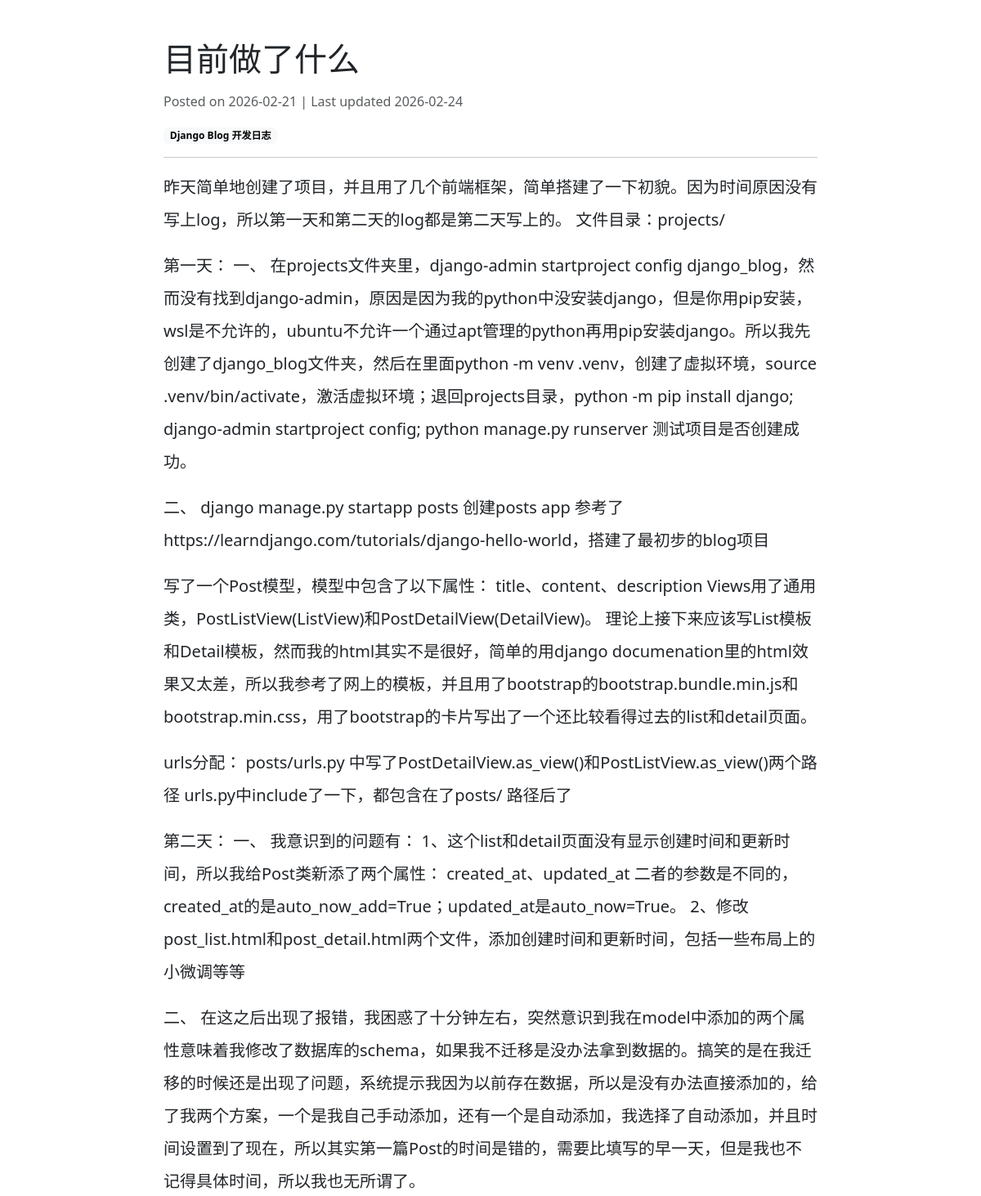
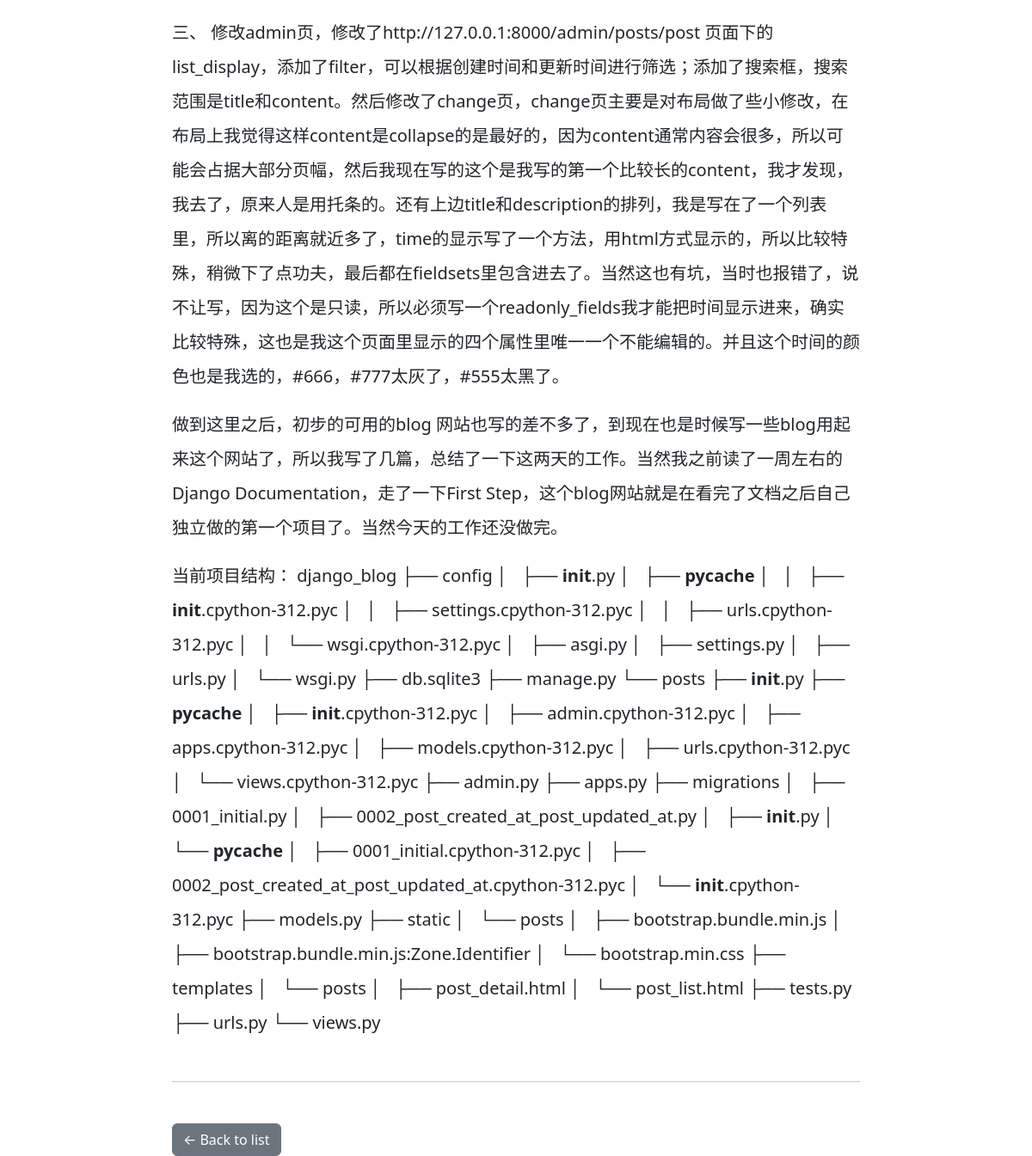
/posts/3/, run on the app's committed database (2 pictures, top to bottom).
### posts/models.py (models this page shows, shortened)
class Post(models.Model):
    STATUS_CHOICES = [("draft", "Draft"), ("published", "Published")]
    title = models.CharField(max_length=100)
    content = models.TextField()
    description = models.CharField(max_length=200)
    category = models.ForeignKey(
        Category, null=True, blank=True,
        related_name="posts",
        on_delete=models.SET_NULL
    )
    status = models.CharField(max_length=10, choices=STATUS_CHOICES, default="draft")
    published_at = models.DateTimeField(null=True, blank=True)
    created_at = models.DateTimeField(auto_now_add=True)
    updated_at = models.DateTimeField(auto_now=True)

class Category(models.Model):
    name = models.CharField(max_length=100)
    slug = models.SlugField(max_length=100, unique=True)
    parent = models.ForeignKey(
        "self",
        null=True, blank=True,
        related_name="children",
        on_delete=models.CASCADE,
    )
    class Meta:
        verbose_name_plural = "Categories"

### posts/views.py (the view)
# urls.py: path('<int:pk>/', PostDetailView.as_view(), name='post_detail'),
class PostDetailView(DetailView):
    model = Post
    template_name = "posts/post_detail.html"
    def get_queryset(self):
        return Post.objects.filter(status="published")
    def get_context_data(self, **kwargs):
        ctx = super().get_context_data(**kwargs)
        html = md.markdown(self.object.content, extensions=["fenced_code", "tables"])
        clean = bleach.clean(html, tags=ALLOWED_TAGS, attributes=ALLOWED_ATTRS, strip=True)
        clean = clean.replace("<table>", '<table class="table table-striped">')
        ctx["content_html"] = mark_safe(clean)
        return ctx

### posts/templates/posts/post_detail.html (shortened to what this page needs)
{% load static %}
<!doctype html>
<html lang="en">
<head>
  <link rel="stylesheet" href="{% static 'posts/bootstrap.min.css' %}">
</head>
<body>
<div class="container mt-5">
  <article class="mx-auto" style="max-width: 800px;">
    <h1 class="mb-3">{{ object.title }}</h1>
    <p class="text-muted">
      Posted on {{ object.published_at|default:object.created_at|date:"Y-m-d" }}
      | Last updated {{ object.updated_at|date:"Y-m-d" }}
    </p>
    {% if object.category %}
      <p class="mb-3">
        <span class="badge text-bg-light">
          {{ object.category.name }}
        </span>
      </p>
    {% endif %}
    <hr>
    <div class="fs-5 lh-lg">
      {{ content_html }}
    </div>
    <hr class="my-5">
    <a href="{% url 'post_list' %}" class="btn btn-secondary">
      ← Back to list
    </a>
  </article>
</div>
</body>
</html>

### data on the page
Post: title "目前做了什么", published_at "2026-02-21", updated_at "2026-02-24", category.name "Django Blog 开发日志"
